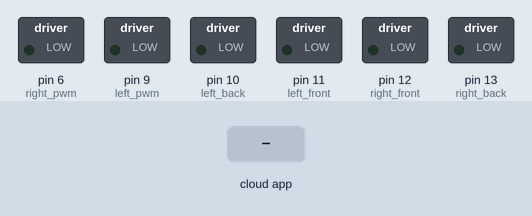
Recording of a sketch running on a simulated Arduino Uno, built with avr-gcc and run on an emulated ATmega328P. Parts: switched loads named in the sketch (green lamp = pin HIGH). Inputs (shaded band) come from the test bench. The ROS host is connected and sends only what is stated.

Above: at 1.2 s.
1.3 s: the phone or cloud app sets linear.x to -100
At 2.5 s:
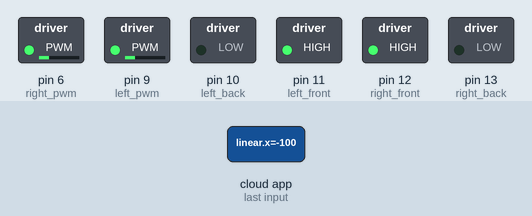
2.8 s: the phone or cloud app sets angular.z to -100
At 3.7 s:
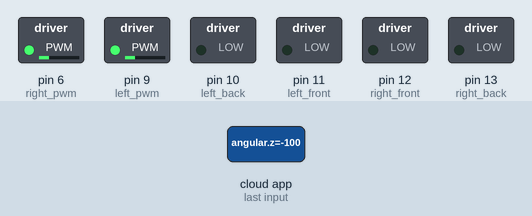
4.3 s: the phone or cloud app sets linear.x to 0
At 4.8 s:
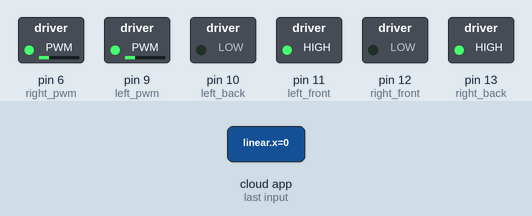
5.8 s: the phone or cloud app sets angular.z to 100
At 7.0 s:
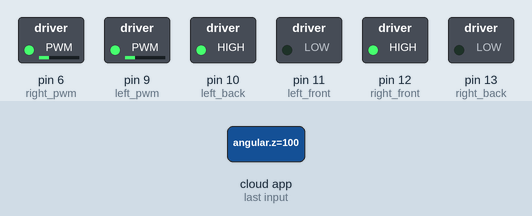
7.3 s: the phone or cloud app sets angular.z to 0
At 8.3 s:
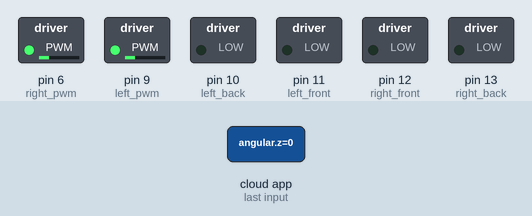
8.8 s: the phone or cloud app sets linear.x to 100
At 9.4 s:
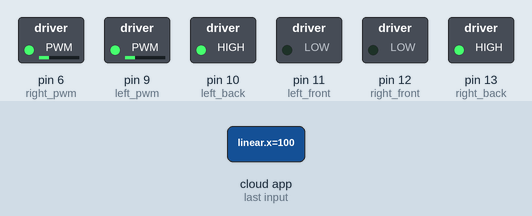
Timing chart, 0 to 11.3 s (numbered marks = the images above; inputs shaded):
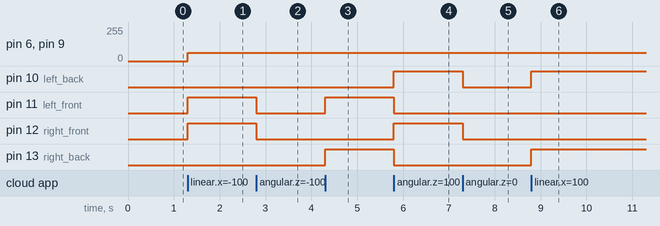

Measured:
- after the input at 1.3 s, pin 6 (right_pwm), pin 9 (left_pwm): 0/255 → 62/255 at once; pin 11 (left_front), pin 12 (right_front): LOW → HIGH at once
- after the input at 2.8 s, pin 11 (left_front), pin 12 (right_front): HIGH → LOW at once
- after the input at 4.3 s, pin 11 (left_front), pin 13 (right_back): LOW → HIGH at once
- after the input at 5.8 s, pin 10 (left_back), pin 12 (right_front): LOW → HIGH at once; pin 11 (left_front), pin 13 (right_back): HIGH → LOW at once
- after the input at 7.3 s, pin 10 (left_back), pin 12 (right_front): HIGH → LOW at once
- after the input at 8.8 s, pin 10 (left_back), pin 13 (right_back): LOW → HIGH at once

The sketch:

mecanum.ino
```cpp
#if (ARDUINO >= 100)
#include <Arduino.h>
#else
#include <WProgram.h>
#endif
#include <ros.h>
#include <geometry_msgs/Twist.h>
// Pin variables for motors.
const int right_back = 13;
const int right_front = 12;
const int left_back = 10;
const int left_front = 11;
const int right_pwm = 6; //8;
const int left_pwm = 9;
int pwm = 62;

ros::NodeHandle nh;

void MoveFwd() {
     digitalWrite(right_back, HIGH);
     digitalWrite(left_back, HIGH);
     digitalWrite(right_front,LOW);
     digitalWrite(left_front, LOW);
     // digitalWrite(right_pwm, pwm);
    // digitalWrite(left_pwm, pwm);
     analogWrite(right_pwm, pwm);
     analogWrite(left_pwm, pwm);
}

void MoveStop() {
     digitalWrite(right_back, LOW);
     digitalWrite(left_back, LOW);
     digitalWrite(right_front,LOW);
     digitalWrite(left_front, LOW);
     analogWrite(right_pwm, pwm);
     analogWrite(left_pwm, pwm);
}

void MoveLeft() {
     digitalWrite(right_back, HIGH);
     digitalWrite(left_back, LOW);
     digitalWrite(right_front,LOW);
     digitalWrite(left_front, HIGH);
     analogWrite(right_pwm, pwm);
     analogWrite(left_pwm, pwm);
}

void MoveRight() {
     analogWrite(right_pwm, pwm);
     analogWrite(left_pwm, pwm);
     digitalWrite(right_back, LOW);
     digitalWrite(left_back, HIGH);
     digitalWrite(right_front,HIGH);
     digitalWrite(left_front, LOW);
}

void MoveBack() {
     analogWrite(right_pwm, pwm);
     analogWrite(left_pwm, pwm);
     digitalWrite(right_back, LOW);
     digitalWrite(left_back, LOW);
     digitalWrite(right_front,HIGH);
     digitalWrite(left_front, HIGH);
}

void cmd_vel_cb(const geometry_msgs::Twist & msg) {
     // Read the message. Act accordingly.
     // We only care about the linear x, and the rotational z.
     const float x = msg.linear.x;
     const float z_rotation = msg.angular.z;
    // pwm = int(msg.linea/r.y);
     // Decide on the morot state we need, according to command.
     if (x > 0 && z_rotation == 0) {
         MoveFwd();
     }
    else if (x == 0 && z_rotation == 1) {
        MoveRight();
    }
    else if (x == 0 && z_rotation < 0) {
        MoveLeft();
    }
     else if (x < 0 && z_rotation == 0) {
        MoveBack();
    }
    else{
        MoveStop();
     }
}

ros::Subscriber sub("cmd_vel", cmd_vel_cb);

void setup() {
     pinMode(right_back, OUTPUT);
     pinMode(left_back, OUTPUT);
     pinMode(right_front, OUTPUT);
     pinMode(left_front, OUTPUT);
     pinMode(right_pwm, OUTPUT);
     pinMode(left_pwm, OUTPUT);

     nh.initNode();
     nh.subscribe(sub);
}

void loop() {
nh.spinOnce();
delay(1);
}
```
